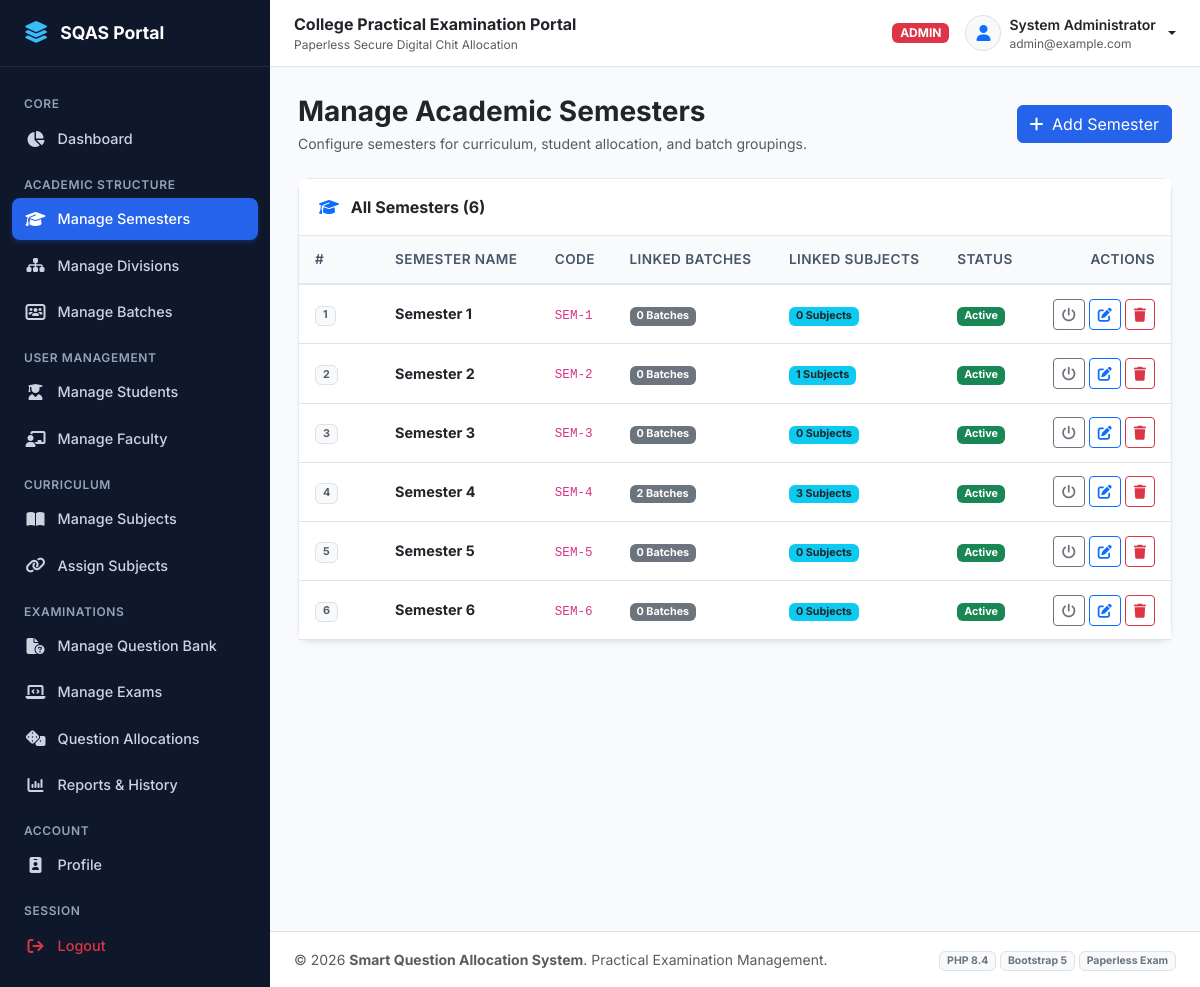
Screenshot of /admin/semesters.php (signed in) with the database file from the repository.
### tables this page shows
CREATE TABLE `semesters` (
  `semester_id` INT AUTO_INCREMENT PRIMARY KEY,
  `semester_name` VARCHAR(50) NOT NULL,
  `semester_code` VARCHAR(20) NOT NULL UNIQUE,
  `status` ENUM('active', 'inactive') NOT NULL DEFAULT 'active',
  `created_at` TIMESTAMP DEFAULT CURRENT_TIMESTAMP
);

### admin/semesters.php (the view, shortened to what this page needs)
<?php
require_once __DIR__ . '/../includes/functions.php';
$semesters = $pdo->query("
    SELECT s.*,
           (SELECT COUNT(*) FROM batches b WHERE b.semester_id = s.semester_id) as batch_count,
           (SELECT COUNT(*) FROM subjects sub WHERE sub.semester_id = s.semester_id) as subject_count
    FROM semesters s
    ORDER BY s.semester_id ASC
")->fetchAll();
include __DIR__ . '/../includes/header.php';
?>
<div class="d-flex justify-content-between align-items-center mb-4 flex-wrap gap-2">
    <div>
        <h3 class="fw-bold text-dark mb-1">Manage Academic Semesters</h3>
        <p class="text-muted small mb-0">Configure semesters for curriculum, student allocation, and batch groupings.</p>
    </div>
    <button class="btn btn-primary" data-bs-toggle="modal" data-bs-target="#addSemesterModal">
        <i class="fa-solid fa-plus me-1"></i> Add Semester
    </button>
</div>
<div class="card">
    <div class="card-header bg-white d-flex justify-content-between align-items-center">
        <span class="fw-bold text-dark"><i class="fa-solid fa-graduation-cap me-2 text-primary"></i> All Semesters (<?= count($semesters) ?>)</span>
    </div>
    <div class="card-body p-0">
        <div class="table-responsive">
            <table class="table table-hover align-middle mb-0">
                <thead>
                    <tr>
                        <th style="width: 80px;">#</th>
                        <th>Semester Name</th>
                        <th>Code</th>
                        <th>Linked Batches</th>
                        <th>Linked Subjects</th>
                        <th>Status</th>
                        <th class="text-end">Actions</th>
                    </tr>
                </thead>
                <tbody>
                    <?php if (empty($semesters)): ?>
                        <tr><td colspan="7" class="text-center text-muted py-4">No semesters defined yet. Click "Add Semester" to create one.</td></tr>
                    <?php else: ?>
                        <?php foreach ($semesters as $idx => $sem): ?>
                            <tr>
                                <td><span class="badge bg-light text-muted border"><?= $idx + 1 ?></span></td>
                                <td class="fw-bold text-dark"><?= e($sem['semester_name']) ?></td>
                                <td><code><?= e($sem['semester_code']) ?></code></td>
                                <td><span class="badge bg-secondary"><?= $sem['batch_count'] ?> Batches</span></td>
                                <td><span class="badge bg-info text-dark"><?= $sem['subject_count'] ?> Subjects</span></td>
                                <td><?= status_badge($sem['status']) ?></td>
                                <td class="text-end">
                                    <a href="semesters.php?action=toggle&id=<?= $sem['semester_id'] ?>" class="btn btn-sm btn-outline-secondary" title="Toggle Active/Inactive">
                                        <i class="fa-solid fa-power-off"></i>
                                    </a>
                                    <button class="btn btn-sm btn-outline-primary" data-bs-toggle="modal" data-bs-target="#editModal<?= $sem['semester_id'] ?>" title="Edit Semester">
                                        <i class="fa-solid fa-pen-to-square"></i>
                                    </button>
                                    <a href="semesters.php?action=delete&id=<?= $sem['semester_id'] ?>" class="btn btn-sm btn-outline-danger" data-confirm="Are you sure you want to delete <?= e($sem['semester_name']) ?>? All associated batches and subjects will be affected." title="Delete Semester">
                                        <i class="fa-solid fa-trash"></i>
                                    </a>
                                </td>
                            </tr>
                        <?php endforeach; ?>
                    <?php endif; ?>
                </tbody>
            </table>
        </div>
    </div>
</div>
<?php include __DIR__ . '/../includes/footer.php'; ?>

### includes/functions.php (shortened to what this page needs)
<?php
function e($string) {
    return htmlspecialchars((string)$string, ENT_QUOTES, 'UTF-8');
}
function status_badge($status) {
    $status = strtolower($status);
    $map = [
        'active'     => ['class' => 'bg-success', 'text' => 'Active'],
        'inactive'   => ['class' => 'bg-secondary', 'text' => 'Inactive'],
        'scheduled'  => ['class' => 'bg-info text-dark', 'text' => 'Scheduled'],
        'running'    => ['class' => 'bg-warning text-dark', 'text' => 'Running'],
        'completed'  => ['class' => 'bg-primary', 'text' => 'Completed'],
        'cancelled'  => ['class' => 'bg-danger', 'text' => 'Cancelled'],
        'draft'      => ['class' => 'bg-secondary', 'text' => 'Draft'],
        'allocated'  => ['class' => 'bg-info text-dark', 'text' => 'Allocated'],
        'submitted'  => ['class' => 'bg-success', 'text' => 'Submitted'],
        'absent'     => ['class' => 'bg-danger', 'text' => 'Absent']
    ];
    $item = $map[$status] ?? ['class' => 'bg-secondary', 'text' => ucfirst($status)];
    return '<span class="badge ' . $item['class'] . '">' . $item['text'] . '</span>';
}

### assets/css/style.css (style rules this page uses)
:root { --primary-navy: #0f2744; --primary-blue: #1e40af; --primary-accent: #2563eb; --primary-hover: #1d4ed8; --bg-slate: #f8fafc; --bg-sidebar: #0f172a; --bg-sidebar-hover: #1e293b; --text-dark: #1e293b; --text-muted: #64748b; --border-light: #e2e8f0; --card-shadow: 0 4px 6px -1px rgba(0, 0, 0, 0.05), 0 2px 4px -2px rgba(0, 0, 0, 0.05); --card-hover-shadow: 0 10px 15px -3px rgba(0, 0, 0, 0.08), 0 4px 6px -4px rgba(0, 0, 0, 0.05); }
body { font-family: 'Inter', system-ui, -apple-system, BlinkMacSystemFont, "Segoe UI", Roboto, sans-serif; background-color: var(--bg-slate); color: var(--text-dark); min-height: 100vh; display: flex; flex-direction: column; }
.card { border: 1px solid var(--border-light); border-radius: 0.75rem; box-shadow: var(--card-shadow); transition: box-shadow 0.2s ease, transform 0.2s ease; background-color: #ffffff; }
.card-header { background-color: #ffffff; border-bottom: 1px solid var(--border-light); font-weight: 600; padding: 1rem 1.25rem; }
.table thead th { background-color: #f8fafc; color: #475569; font-weight: 600; font-size: 0.85rem; text-transform: uppercase; letter-spacing: 0.03em; border-bottom: 2px solid var(--border-light); padding: 0.85rem 1rem; }
.table tbody td { padding: 0.85rem 1rem; vertical-align: middle; font-size: 0.9rem; }
.btn-primary { background-color: var(--primary-accent); border-color: var(--primary-accent); }

### rows the page displays
semesters: semester_name "Semester 1", semester_code "SEM-1", batch_count "0", subject_count "0", status "Active"
semesters: semester_name "Semester 2", semester_code "SEM-2", batch_count "0", subject_count "1", status "Active"
semesters: semester_name "Semester 3", semester_code "SEM-3", batch_count "0", subject_count "0", status "Active"
semesters: semester_name "Semester 4", semester_code "SEM-4", batch_count "2", subject_count "3", status "Active"
semesters: semester_name "Semester 5", semester_code "SEM-5", batch_count "0", subject_count "0", status "Active"
semesters: semester_name "Semester 6", semester_code "SEM-6", batch_count "0", subject_count "0", status "Active"

### other values shown
$currentUser['role'] "ADMIN"
$currentUser['name'] "System Administrator"
$currentUser['email'] "admin@example.com"
count($semesters) "6"
APP_NAME "Smart Question Allocation System"
PHP_MAJOR_VERSION "8"
PHP_MINOR_VERSION "4"
